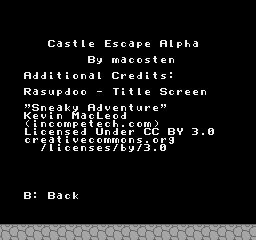

This is a level from a 2D game, rendered from its Tiled map with the project's own tilesets. A one-line summary and the complete map file follow:
An orthogonal 32x30 tile map with 8x8 px tiles, 1 tile layer (Tile Layer 1).

<map version="1.10" tiledversion="1.10.1" orientation="orthogonal" renderorder="right-down" width="32" height="30" tilewidth="8" tileheight="8" infinite="0" nextlayerid="2" nextobjectid="1">
 <editorsettings>
  <export target="../level_csvs/about_screen.tmj" format="json" />
 </editorsettings>
 <tileset firstgid="1" source="../castle_chrset.tsx" />
 <layer id="1" name="Tile Layer 1" width="32" height="30">
  <data encoding="csv">
33,33,33,33,33,33,33,33,33,33,33,33,33,33,33,33,33,33,33,33,33,33,33,33,33,33,33,33,33,33,33,33,
33,33,33,33,33,33,33,33,33,33,33,33,33,33,33,33,33,33,33,33,33,33,33,33,33,33,33,33,33,33,33,33,
33,33,33,33,33,33,33,33,33,33,33,33,33,33,33,33,33,33,33,33,33,33,33,33,33,33,33,33,33,33,33,33,
33,33,33,33,33,33,33,33,33,33,33,33,33,33,33,33,33,33,33,33,33,33,33,33,33,33,33,33,33,33,33,33,
33,33,33,33,33,33,33,33,33,33,33,33,33,33,33,33,33,33,33,33,33,33,33,33,33,33,33,33,33,33,33,33,
33,33,33,33,33,33,68,98,116,117,109,102,33,70,116,100,98,113,102,33,66,109,113,105,98,33,33,33,33,33,33,33,
33,33,33,33,33,33,33,33,33,33,33,33,33,33,33,33,33,33,33,33,33,33,33,33,33,33,33,33,33,33,33,33,
33,33,33,33,33,33,33,33,33,33,33,67,122,33,110,98,100,112,116,117,102,111,33,33,33,33,33,33,33,33,33,33,
33,33,33,33,33,33,33,33,33,33,33,33,33,33,33,33,33,33,33,33,33,33,33,33,33,33,33,33,33,33,33,33,
33,33,33,66,101,101,106,117,106,112,111,98,109,33,68,115,102,101,106,117,116,59,33,33,33,33,33,33,33,33,33,33,
33,33,33,33,33,33,33,33,33,33,33,33,33,33,33,33,33,33,33,33,33,33,33,33,33,33,33,33,33,33,33,33,
33,33,33,83,98,116,118,113,101,112,112,33,46,33,85,106,117,109,102,33,84,100,115,102,102,111,33,33,33,33,33,33,
33,33,33,33,33,33,33,33,33,33,33,33,33,33,33,33,33,33,33,33,33,33,33,33,33,33,33,33,33,33,33,33,
33,33,33,35,84,111,102,98,108,122,33,66,101,119,102,111,117,118,115,102,35,33,33,33,33,33,33,33,33,33,33,33,
33,33,33,76,102,119,106,111,1,78,98,100,77,102,112,101,33,33,33,33,33,33,33,33,33,33,33,33,33,33,33,33,
33,33,33,41,106,111,100,112,110,113,102,117,102,100,105,47,100,112,110,42,33,33,33,33,33,33,33,33,33,33,33,33,
33,33,33,77,106,100,102,111,116,102,101,33,86,111,101,102,115,33,68,68,33,67,90,33,52,47,49,33,33,33,33,33,
33,33,33,100,115,102,98,117,106,119,102,100,112,110,110,112,111,116,47,112,115,104,33,33,33,33,33,33,33,33,33,33,
33,33,33,33,33,48,109,106,100,102,111,116,102,116,48,99,122,48,52,47,49,33,33,33,33,33,33,33,33,33,33,33,
33,33,33,33,33,33,33,33,33,33,33,33,33,33,33,33,33,33,33,33,33,33,33,33,33,33,33,33,33,33,33,33,
33,33,33,33,33,33,33,33,33,33,33,33,33,33,33,33,33,33,33,33,33,33,33,33,33,33,33,33,33,33,33,33,
33,33,33,33,33,33,33,33,33,33,33,33,33,33,33,33,33,33,33,33,33,33,33,33,33,33,33,33,33,33,33,33,
33,33,33,33,33,33,33,33,33,33,33,33,33,33,33,33,33,33,33,33,33,33,33,33,33,33,33,33,33,33,33,33,
33,33,33,33,33,33,33,33,33,33,33,33,33,33,33,33,33,33,33,33,33,33,33,33,33,33,33,33,33,33,33,33,
33,33,33,67,59,33,67,98,100,108,33,33,33,33,33,33,33,33,33,33,33,33,33,33,33,33,33,33,33,33,33,33,
33,33,33,33,33,33,33,33,33,33,33,33,33,33,33,33,33,33,33,33,33,33,33,33,33,33,33,33,33,33,33,33,
33,33,33,33,33,33,33,33,33,33,33,33,33,33,33,33,33,33,33,33,33,33,33,33,33,33,33,33,33,33,33,33,
33,33,33,33,33,33,33,33,33,33,33,33,33,33,33,33,33,33,33,33,33,33,33,33,33,33,33,33,33,33,33,33,
131,230,131,230,131,230,131,230,131,230,131,230,131,230,131,230,131,230,131,230,131,230,131,230,131,230,131,230,131,230,131,230,
247,248,247,248,247,248,247,248,247,248,247,248,247,248,247,248,247,248,247,248,247,248,247,248,247,248,247,248,247,248,247,248
</data>
 </layer>
</map>
